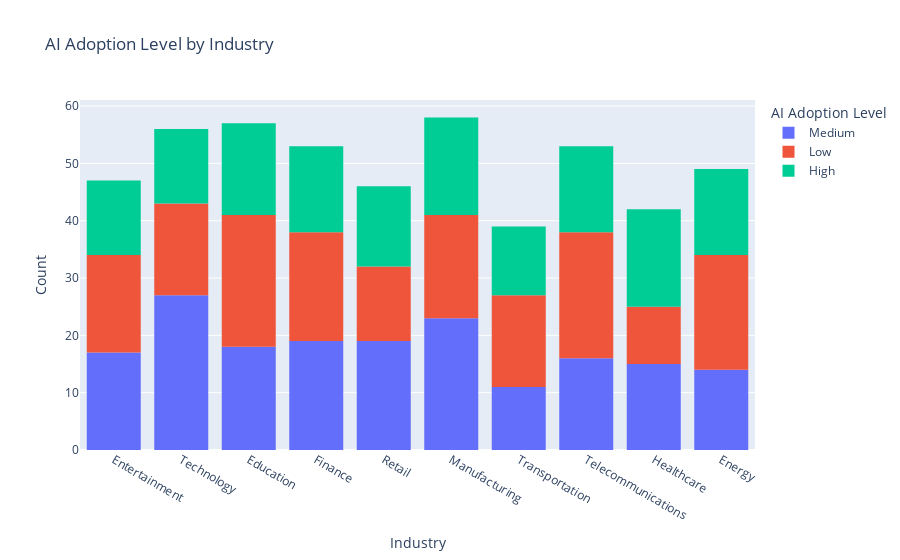

Notebook source saved alongside this figure:
### Code cell
fig = px.histogram(data, x='Industry', color='AI_Adoption_Level', 
                   title='AI Adoption Level by Industry',
                   labels={'AI_Adoption_Level': 'AI Adoption Level', 'Industry': 'Industry'})
fig.update_layout(xaxis_title='Industry', yaxis_title='Count')
fig.show()

### Figure 1 — Plotly figure (JSON) as saved in the notebook; plotly's stock layout.template omitted (floating-point values rounded to 4 significant figures; data arrays with more than 128 entries replaced by an {"elided": "..."} marker saying what was removed)
{"data": [{"alignmentgroup": "True", "bingroup": "x", "hovertemplate": "AI Adoption Level=Medium<br>Industry=%{x}<br>count=%{y}<extra></extra>", "legendgroup": "Medium", "marker": {"color": "#636efa", "pattern": {"shape": ""}}, "name": "Medium", "offsetgroup": "Medium", "orientation": "v", "showlegend": true, "type": "histogram", "visible": true, "x": {"elided": "179 str values"}, "xaxis": "x", "yaxis": "y"}, {"alignmentgroup": "True", "bingroup": "x", "hovertemplate": "AI Adoption Level=Low<br>Industry=%{x}<br>count=%{y}<extra></extra>", "legendgroup": "Low", "marker": {"color": "#EF553B", "pattern": {"shape": ""}}, "name": "Low", "offsetgroup": "Low", "orientation": "v", "showlegend": true, "type": "histogram", "visible": true, "x": {"elided": "174 str values"}, "xaxis": "x", "yaxis": "y"}, {"alignmentgroup": "True", "bingroup": "x", "hovertemplate": "AI Adoption Level=High<br>Industry=%{x}<br>count=%{y}<extra></extra>", "legendgroup": "High", "marker": {"color": "#00cc96", "pattern": {"shape": ""}}, "name": "High", "offsetgroup": "High", "orientation": "v", "showlegend": true, "type": "histogram", "x": {"elided": "147 str values"}, "xaxis": "x", "yaxis": "y"}], "layout": {"autosize": true, "barmode": "relative", "legend": {"title": {"text": "AI Adoption Level"}, "tracegroupgap": 0}, "title": {"text": "AI Adoption Level by Industry"}, "xaxis": {"anchor": "y", "autorange": true, "domain": [0, 1], "range": [-0.5, 9.5], "title": {"text": "Industry"}, "type": "category"}, "yaxis": {"anchor": "x", "autorange": true, "domain": [0, 1], "range": [0, 61.05], "title": {"text": "Count"}}}}
